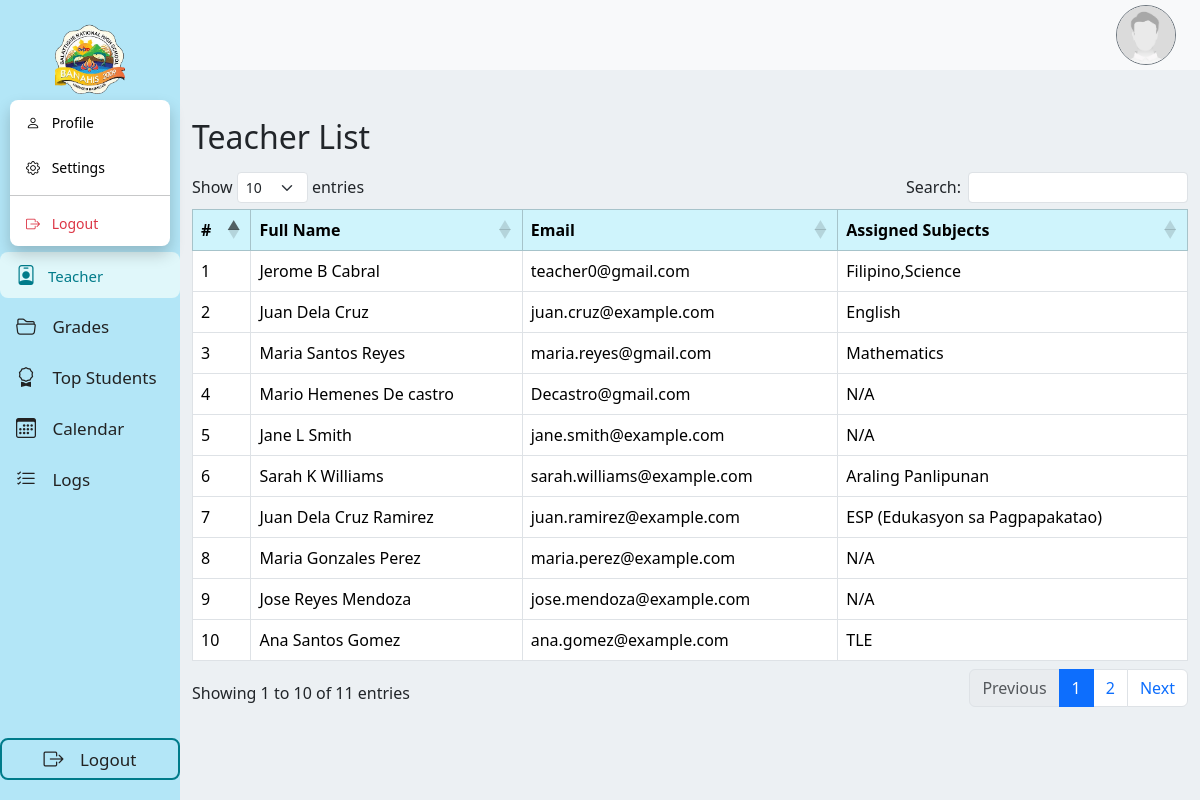
The page /admin/teacher.php on the database its author committed.
### tables this page shows
CREATE TABLE `teacher` (
  `TeacherID` int(11) NOT NULL,
  `UserID` int(11) NOT NULL,
  `fName` varchar(100) DEFAULT NULL,
  `lName` varchar(250) NOT NULL,
  `mName` varchar(250) DEFAULT NULL,
  `birthdate` varchar(250) NOT NULL,
  `address` varchar(250) NOT NULL,
  `contact` varchar(250) DEFAULT NULL
);

CREATE TABLE `user` (
  `UserID` int(11) NOT NULL,
  `Email` varchar(100) NOT NULL,
  `Password` varchar(255) NOT NULL,
  `Role` varchar(50) NOT NULL,
  `CreatedAt` timestamp NOT NULL DEFAULT current_timestamp()
);

### admin/teacher.php (the view, shortened to what this page needs)
<!DOCTYPE html>
<html lang="en">
<head>
  <link href="https://cdn.jsdelivr.net/npm/bootstrap@5.3.3/dist/css/bootstrap.min.css" rel="stylesheet">
  <link href="https://cdn.datatables.net/1.13.6/css/dataTables.bootstrap5.min.css" rel="stylesheet">
</head>
<body>
  <?php include '../navs/adminNav.php'; ?>
  <div class="container mt-5">
    <div class="d-flex justify-content-between align-items-center mb-3">
      <h2 class="mb-0">Teacher List</h2>
    </div>
    <table id="teacherTable" class="table table-bordered table-hover align-middle">
      <thead class="table-info">
        <tr>
          <th>#</th>
          <th>Full Name</th>
          <th>Email</th>
          <th>Assigned Subjects</th>
        </tr>
      </thead>
      <tbody>
        <?php
          include '../config.php';
          $sql = "SELECT
                    t.TeacherID,
                    t.fName, t.mName, t.lName, t.Birthdate, t.Address, t.Contact,
                    u.Email,
                    GROUP_CONCAT(s.SubjectName ORDER BY s.SubjectName) AS Subjects
                  FROM teacher t
                  JOIN user u ON t.UserID = u.UserID
                  LEFT JOIN subject s ON t.TeacherID = s.teacherID
                  GROUP BY t.TeacherID";
          $res = $conn->query($sql);
          $i = 1;
          if ($res->num_rows) {
            while ($r = $res->fetch_assoc()) {
              $fullName   = htmlspecialchars($r['fName'].' '.$r['mName'].' '.$r['lName']);
              $email      = htmlspecialchars($r['Email']);
              $subjects   = htmlspecialchars($r['Subjects'] ?? 'N/A');
              $birthdate  = htmlspecialchars($r['Birthdate']);
              $address    = htmlspecialchars($r['Address']);
              $contact    = htmlspecialchars($r['Contact'] ?? 'N/A');
              echo "<tr class='clickable-row'
                    data-first-name='".htmlspecialchars($r['fName'])."'
                    data-middle-name='".htmlspecialchars($r['mName'])."'
                    data-last-name='".htmlspecialchars($r['lName'])."'
                    data-email='{$email}'
                    data-subjects='{$subjects}'
                    data-birthdate='{$birthdate}'
                    data-address='{$address}'
                    data-phone-number='{$contact}'>
                      <td>{$i}</td>
                      <td>{$fullName}</td>
                      <td>{$email}</td>
                      <td>{$subjects}</td>
                    </tr>";
              $i++;
            }
          } else {
            echo "<tr><td colspan='4' class='text-center'>No teachers found</td></tr>";
          }
        ?>
      </tbody>
    </table>
  </div>
</body>
</html>

### admin/teacher.php (style rules this page uses)
.clickable-row { cursor: pointer; }

### navs/adminNav.php (style rules this page uses)
body { background:rgb(236, 240, 243); margin-left: 180px !important; }

### rows shown on the page
teacher: fullName "Jerome B Cabral", UserID.Email "teacher0@gmail.com", subjects "Filipino,Science"
teacher: fullName "Juan Dela Cruz", UserID.Email "juan.cruz@example.com", subjects "English"
teacher: fullName "Maria Santos Reyes", UserID.Email "maria.reyes@gmail.com", subjects "Mathematics"
teacher: fullName "Mario Hemenes De castro", UserID.Email "Decastro@gmail.com", subjects "N/A"
teacher: fullName "Jane L Smith", UserID.Email "jane.smith@example.com", subjects "N/A"
teacher: fullName "Sarah K Williams", UserID.Email "sarah.williams@example.com", subjects "Araling Panlipunan"
teacher: fullName "Juan Dela Cruz Ramirez", UserID.Email "juan.ramirez@example.com", subjects "ESP (Edukasyon sa Pagpapakatao)"
teacher: fullName "Maria Gonzales Perez", UserID.Email "maria.perez@example.com", subjects "N/A"
teacher: fullName "Jose Reyes Mendoza", UserID.Email "jose.mendoza@example.com", subjects "N/A"
teacher: fullName "Ana Santos Gomez", UserID.Email "ana.gomez@example.com", subjects "TLE"
